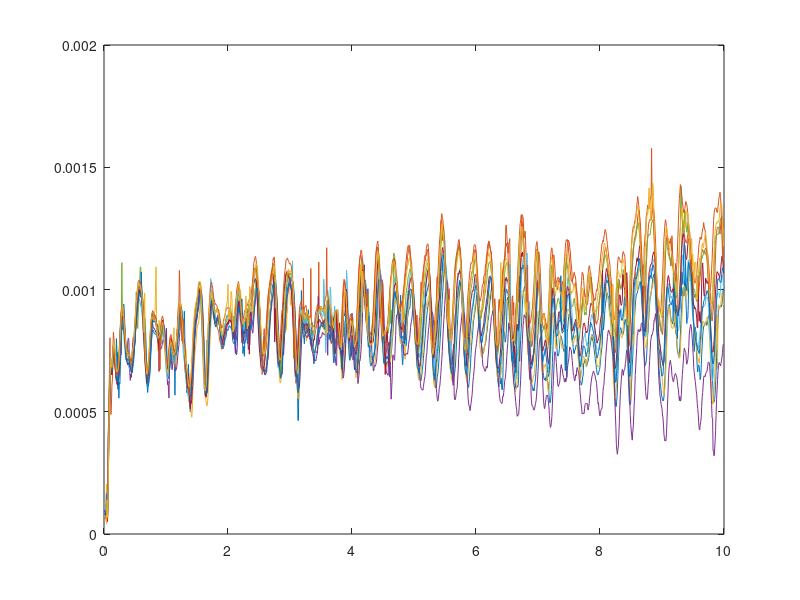
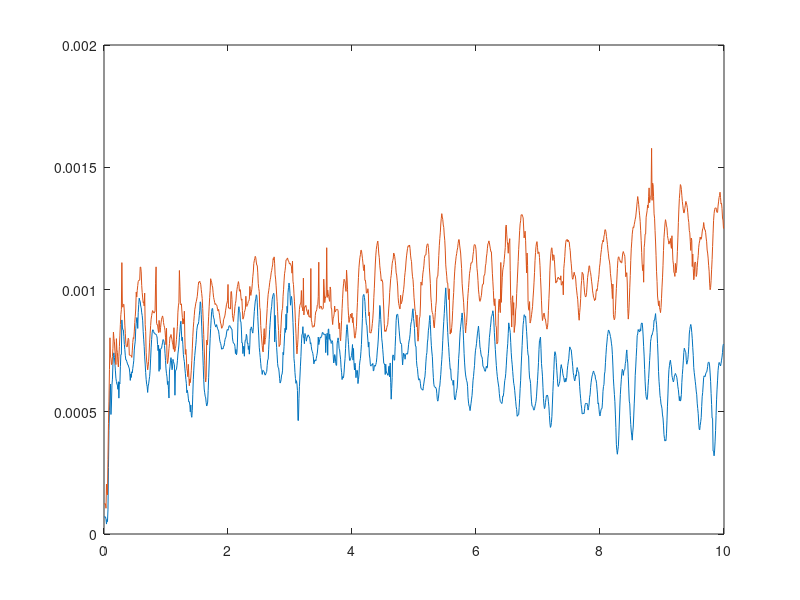
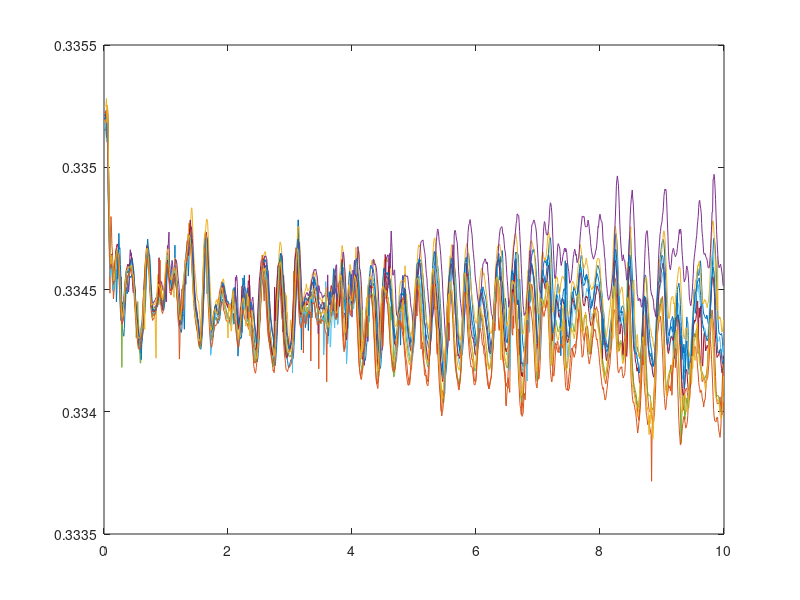

Write the MATLAB code that produced these figures, in order.
load('dataLOG_23-Mar-2015 11-40-25.mat')
dataLOG1 = dataLOG;
load('dataLOG_23-Mar-2015 11-41-13.mat')
dataLOG2 = dataLOG;
load('dataLOG_23-Mar-2015 11-42-15.mat')
dataLOG3 = dataLOG;
load('dataLOG_23-Mar-2015 11-42-40.mat')
dataLOG4 = dataLOG;
load('dataLOG_23-Mar-2015 11-43-09.mat')
dataLOG5 = dataLOG;
load('dataLOG_23-Mar-2015 11-43-51.mat')
dataLOG6 = dataLOG;
load('dataLOG_23-Mar-2015 11-44-17.mat')
dataLOG7 = dataLOG;
load('dataLOG_23-Mar-2015 11-44-54.mat')
dataLOG8 = dataLOG;
load('dataLOG_23-Mar-2015 11-45-22.mat')
dataLOG9 = dataLOG;
load('dataLOG_23-Mar-2015 11-45-47.mat')
dataLOG10 = dataLOG;

figure;
plot(dataLOG1.Time, dataLOG1.ErrorZ, dataLOG2.Time, dataLOG2.ErrorZ, ...
     dataLOG2.Time, dataLOG3.ErrorZ, dataLOG2.Time, dataLOG4.ErrorZ, ...
     dataLOG2.Time, dataLOG5.ErrorZ, dataLOG2.Time, dataLOG6.ErrorZ, ...
     dataLOG2.Time, dataLOG7.ErrorZ, dataLOG2.Time, dataLOG8.ErrorZ, ...
     dataLOG2.Time, dataLOG9.ErrorZ, dataLOG2.Time, dataLOG10.ErrorZ);

dataLOGERRORZ = [dataLOG1.ErrorZ; dataLOG2.ErrorZ; dataLOG3.ErrorZ; ...
                 dataLOG4.ErrorZ; dataLOG5.ErrorZ; dataLOG6.ErrorZ; ...
                 dataLOG7.ErrorZ; dataLOG8.ErrorZ; dataLOG9.ErrorZ; ...
                 dataLOG10.ErrorZ];
maxdataLOGERRORZ = max(dataLOGERRORZ);
mindataLOGERRORZ = min(dataLOGERRORZ);
figure;
plot(dataLOG1.Time, detrend(mindataLOGERRORZ), dataLOG1.Time, detrend(maxdataLOGERRORZ));
plot(dataLOG1.Time, mindataLOGERRORZ, dataLOG1.Time, maxdataLOGERRORZ);

figure;
plot(dataLOG1.Time, dataLOG1.toolTRAJ(3,:), dataLOG2.Time, dataLOG2.toolTRAJ(3,:), ...
     dataLOG2.Time, dataLOG3.toolTRAJ(3,:), dataLOG2.Time, dataLOG4.toolTRAJ(3,:), ...
     dataLOG2.Time, dataLOG5.toolTRAJ(3,:), dataLOG2.Time, dataLOG6.toolTRAJ(3,:), ...
     dataLOG2.Time, dataLOG7.toolTRAJ(3,:), dataLOG2.Time, dataLOG8.toolTRAJ(3,:), ...
     dataLOG2.Time, dataLOG9.toolTRAJ(3,:), dataLOG2.Time, dataLOG10.toolTRAJ(3,:));
